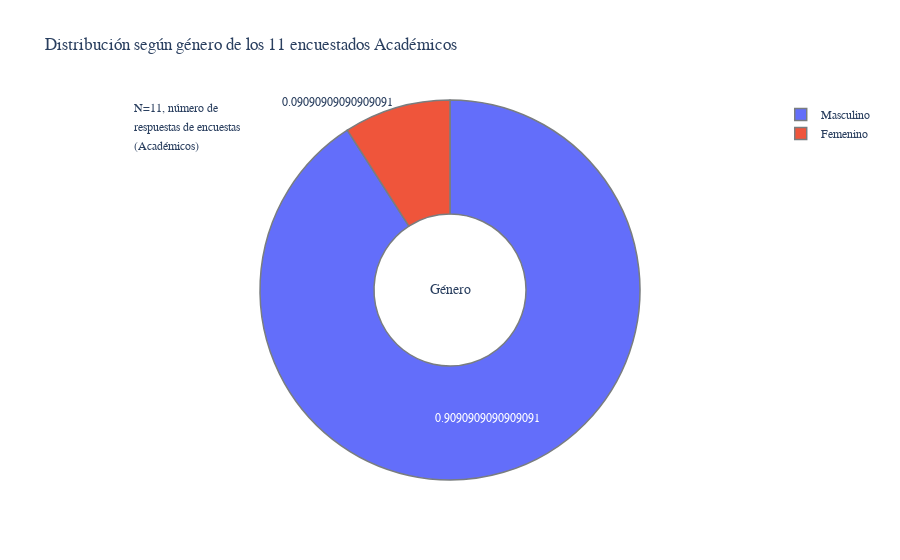

The notebook cell saved with this chart:
### Markdown cell above
## ¿Cuál es la distribución de <span style="color:#AC1212">*género*</span> de los 11 encuestados Académicos?

### Code cell
path_file_sorted    = 'acad.xlsx'
visual_genero(path_file_sorted)

### Figure 1 — Plotly figure (JSON) as saved in the notebook; plotly's stock layout.template omitted (floating-point values rounded to 4 significant figures)
{"data": [{"hole": 0.4, "labels": ["Masculino", "Femenino"], "marker": {"line": {"color": "#797D7F", "width": 1.5}}, "texttemplate": "%{percent:.1%f}", "type": "pie", "values": [90.91, 9.091]}], "layout": {"annotations": [{"font": {"size": 14}, "showarrow": false, "text": "Género", "x": 0.5, "y": 0.5}, {"arrowhead": 1, "showarrow": false, "text": "N=11, número de", "x": 0, "y": 1}, {"arrowhead": 1, "showarrow": false, "text": "respuestas de encuestas", "x": 0, "y": 0.95}, {"arrowhead": 1, "showarrow": false, "text": "(Académicos)", "x": 0, "y": 0.9}], "font": {"family": "Rockwell", "size": 12}, "title": {"font": {"family": "Rockwell"}, "text": "Distribución según género de los 11 encuestados Académicos"}}}
